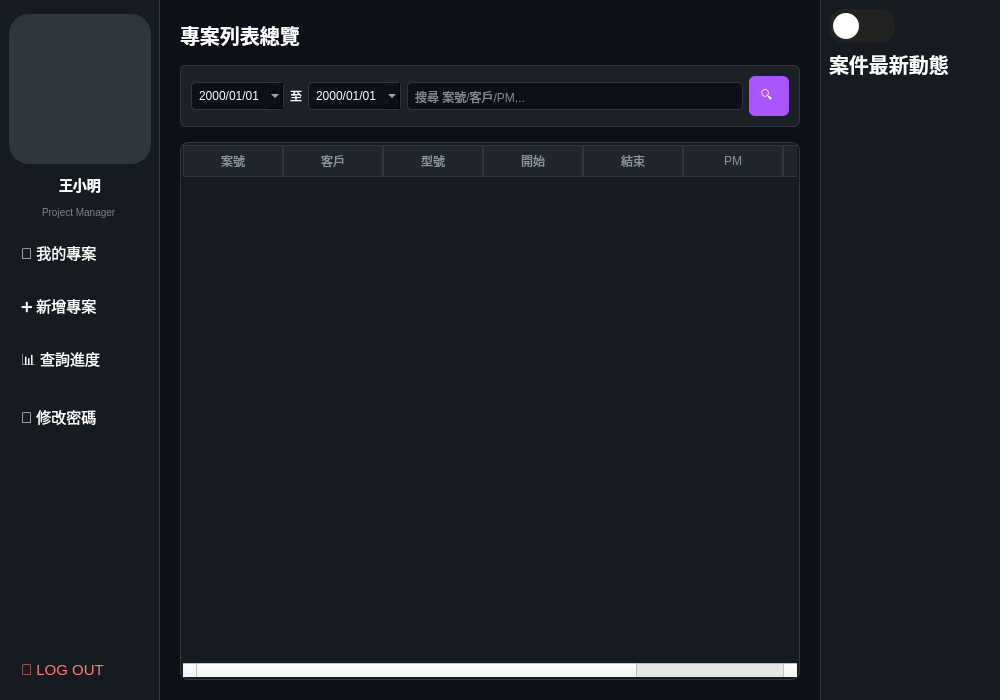
<?xml version="1.0" encoding="UTF-8"?>
<ui version="4.0">
 <class>MainWindow</class>
 <widget class="QMainWindow" name="MainWindow">
  <property name="geometry">
   <rect>
    <x>0</x>
    <y>0</y>
    <width>1000</width>
    <height>700</height>
   </rect>
  </property>
  <property name="windowTitle">
   <string>專案管理系統</string>
  </property>
  <property name="styleSheet">
   <string>
    QMainWindow { background-color: #0d1117; }
    QWidget { color: #ffffff; font-family: &quot;Microsoft JhengHei&quot;; }
    
    /* 左側側邊欄 */
    QFrame#leftSidebar { background-color: #161b22; border-right: 1px solid #30363d; }
    
    /* 滾動區域透明化樣式 */
    QScrollArea { border: none; background-color: transparent; }
    #scrollAreaWidgetContents { background-color: transparent; }
    
    /* 中間與右側外殼 */
    QFrame#middleContent { background-color: #0d1117; border: none; }
    QFrame#rightSidebar { background-color: #161b22; border-left: 1px solid #30363d; }

    /* 過濾工具列外殼 */
    QFrame#filterBarContainer { 
        background-color: #1c2128; 
        border: 1px solid #30363d; 
        border-radius: 6px; 
    }

    /* 表格外殼 */
    QFrame#tableContainer { 
        background-color: #161b22; 
        border: 1px solid #30363d; 
        border-radius: 8px; 
    }

    /* 表格本體 */
    QTableWidget { background-color: transparent; border: none; gridline-color: #30363d; }
    QHeaderView::section { background-color: #21262d; color: #8b949e; border: 1px solid #30363d; padding: 4px; }
    
    /* 元件樣式 */
    QLineEdit, QDateEdit { background-color: #0d1117; border: 1px solid #30363d; padding: 5px; border-radius: 4px; }
    QPushButton { background-color: transparent; border: none; text-align: left; padding: 12px; border-radius: 6px; }
    QPushButton:hover { background-color: #21262d; }
   </string>
  </property>
  <widget class="QWidget" name="centralwidget">
   <layout class="QVBoxLayout" name="rootLayout">
    <property name="spacing">
     <number>0</number>
    </property>
    <property name="margin" stdset="0">
     <number>0</number>
    </property>
    <item>
     <widget class="QScrollArea" name="mainScrollArea">
      <property name="widgetResizable">
       <bool>true</bool>
      </property>
      <widget class="QWidget" name="mainScrollAreaContents">
       <property name="geometry">
        <rect>
         <x>0</x>
         <y>0</y>
         <width>1000</width>
         <height>700</height>
        </rect>
       </property>
       <layout class="QHBoxLayout" name="globalLayout">
        <property name="spacing">
         <number>0</number>
        </property>
        <property name="margin" stdset="0">
         <number>0</number>
        </property>
        <item>
         <widget class="QFrame" name="leftSidebar">
          <property name="minimumSize">
           <size>
            <width>160</width>
            <height>0</height>
           </size>
          </property>
          <property name="maximumSize">
           <size>
            <width>160</width>
            <height>16777215</height>
           </size>
          </property>
          <layout class="QVBoxLayout" name="vLayoutLeft">
           <property name="spacing">
            <number>10</number>
           </property>
           <property name="topMargin">
            <number>14</number>
           </property>
           <item>
            <widget class="QLabel" name="profile_picture">
             <property name="minimumSize">
              <size>
               <width>100</width>
               <height>150</height>
              </size>
             </property>
             <property name="styleSheet">
              <string>width: 100px; height: 150px; background-color: #30363d; border-radius: 20%;</string>
             </property>
             <property name="text">
              <string/>
             </property>
            </widget>
           </item>
           <item alignment="Qt::AlignmentFlag::AlignHCenter">
            <widget class="QLabel" name="user_name">
             <property name="font">
              <font>
               <family>Microsoft JhengHei</family>
               <pointsize>-1</pointsize>
               <bold>true</bold>
              </font>
             </property>
             <property name="styleSheet">
              <string>font-weight: bold; font-size: 14px;</string>
             </property>
             <property name="text">
              <string>王小明</string>
             </property>
            </widget>
           </item>
           <item alignment="Qt::AlignmentFlag::AlignHCenter">
            <widget class="QLabel" name="user_position">
             <property name="styleSheet">
              <string>color: gray; font-size: 10px;</string>
             </property>
             <property name="text">
              <string>Project Manager</string>
             </property>
            </widget>
           </item>
           <item>
            <widget class="QScrollArea" name="navScrollArea">
             <property name="minimumSize">
              <size>
               <width>0</width>
               <height>400</height>
              </size>
             </property>
             <property name="styleSheet">
              <string>font-size: 15px;</string>
             </property>
             <property name="widgetResizable">
              <bool>true</bool>
             </property>
             <widget class="QWidget" name="scrollAreaWidgetContents">
              <property name="geometry">
               <rect>
                <x>0</x>
                <y>0</y>
                <width>142</width>
                <height>400</height>
               </rect>
              </property>
              <layout class="QVBoxLayout" name="vLayoutNav">
               <property name="margin" stdset="0">
                <number>0</number>
               </property>
               <item>
                <widget class="QPushButton" name="my_projects_btn">
                 <property name="text">
                  <string>📁 我的專案</string>
                 </property>
                </widget>
               </item>
               <item>
                <widget class="QPushButton" name="add_project_btn">
                 <property name="text">
                  <string>➕ 新增專案</string>
                 </property>
                </widget>
               </item>
               <item>
                <widget class="QPushButton" name="check_progress_btn">
                 <property name="text">
                  <string>📊 查詢進度</string>
                 </property>
                </widget>
               </item>
               <item>
                <widget class="QPushButton" name="change_password_btn">
                 <property name="text">
                  <string>🔑 修改密碼</string>
                 </property>
                </widget>
               </item>
               <item>
                <spacer name="spInternal">
                 <property name="orientation">
                  <enum>Qt::Orientation::Vertical</enum>
                 </property>
                 <property name="sizeHint" stdset="0">
                  <size>
                   <width>0</width>
                   <height>0</height>
                  </size>
                 </property>
                </spacer>
               </item>
              </layout>
             </widget>
            </widget>
           </item>
           <item>
            <spacer name="spBottom">
             <property name="orientation">
              <enum>Qt::Orientation::Vertical</enum>
             </property>
             <property name="sizeHint" stdset="0">
              <size>
               <width>0</width>
               <height>0</height>
              </size>
             </property>
            </spacer>
           </item>
           <item>
            <widget class="QPushButton" name="logout_btn">
             <property name="styleSheet">
              <string>color: #ff7b72; font-size: 15px;</string>
             </property>
             <property name="text">
              <string>🚪 LOG OUT</string>
             </property>
            </widget>
           </item>
          </layout>
         </widget>
        </item>
        <item>
         <widget class="QFrame" name="middleContent">
          <layout class="QVBoxLayout" name="vLayoutMiddle">
           <property name="spacing">
            <number>15</number>
           </property>
           <property name="margin" stdset="0">
            <number>20</number>
           </property>
           <item>
            <widget class="QLabel" name="lblMainTitle">
             <property name="font">
              <font>
               <family>Microsoft JhengHei</family>
               <pointsize>-1</pointsize>
               <bold>true</bold>
              </font>
             </property>
             <property name="styleSheet">
              <string>font-weight: bold; font-size: 20px;</string>
             </property>
             <property name="text">
              <string>專案列表總覽</string>
             </property>
            </widget>
           </item>
           <item>
            <widget class="QFrame" name="filterBarContainer">
             <layout class="QHBoxLayout" name="hLayoutFilter">
              <property name="margin" stdset="0">
               <number>10</number>
              </property>
              <item>
               <widget class="QDateEdit" name="start_date">
                <property name="styleSheet">
                 <string notr="true">/* 1. 設定日曆整體背景與文字顏色 */
QCalendarWidget QWidget {
    background-color: #21262d; /* 深色背景 */
    color: #ffffff;            /* 白色文字 */
}

/* 2. 設定日期區域的顏色 */
QCalendarWidget QAbstractItemView:enabled {
    color: #ffffff;            /* 日期數字顏色 */
    selection-background-color: #aa55ff; /* 選中日期的背景色 (紫色) */
    selection-color: #ffffff;  /* 選中日期的文字顏色 */
}

/* 3. 設定頂部導航欄 (月份和年份) */
QCalendarWidget QWidget#qt_calendar_navigationbar {
    background-color: #161b22;
}

/* 4. 設定月份選擇選單 */
QCalendarWidget QMenu {
    background-color: #21262d;
    color: #ffffff;
    border: 1px solid #30363d;
}

/* 5. 設定年份調整按鈕 (SpinBox) */
QCalendarWidget QSpinBox {
    color: #ffffff;
    background-color: #0d1117;
    selection-background-color: #aa55ff;
}

/* 6. 設定週六日或非本月日期的透明度 (選填，增加辨識度) */
QCalendarWidget QAbstractItemView:disabled {
    color: #484f58; /* 灰色，代表不可選或非本月 */
}</string>
                </property>
                <property name="displayFormat">
                 <string>yyyy/MM/dd</string>
                </property>
                <property name="calendarPopup">
                 <bool>true</bool>
                </property>
               </widget>
              </item>
              <item>
               <widget class="QLabel" name="lblT">
                <property name="text">
                 <string>至</string>
                </property>
               </widget>
              </item>
              <item>
               <widget class="QDateEdit" name="end_date">
                <property name="styleSheet">
                 <string notr="true">/* 1. 設定日曆整體背景與文字顏色 */
QCalendarWidget QWidget {
    background-color: #21262d; /* 深色背景 */
    color: #ffffff;            /* 白色文字 */
}

/* 2. 設定日期區域的顏色 */
QCalendarWidget QAbstractItemView:enabled {
    color: #ffffff;            /* 日期數字顏色 */
    selection-background-color: #aa55ff; /* 選中日期的背景色 (紫色) */
    selection-color: #ffffff;  /* 選中日期的文字顏色 */
}

/* 3. 設定頂部導航欄 (月份和年份) */
QCalendarWidget QWidget#qt_calendar_navigationbar {
    background-color: #161b22;
}

/* 4. 設定月份選擇選單 */
QCalendarWidget QMenu {
    background-color: #21262d;
    color: #ffffff;
    border: 1px solid #30363d;
}

/* 5. 設定年份調整按鈕 (SpinBox) */
QCalendarWidget QSpinBox {
    color: #ffffff;
    background-color: #0d1117;
    selection-background-color: #aa55ff;
}

/* 6. 設定週六日或非本月日期的透明度 (選填，增加辨識度) */
QCalendarWidget QAbstractItemView:disabled {
    color: #484f58; /* 灰色，代表不可選或非本月 */
}</string>
                </property>
                <property name="displayFormat">
                 <string>yyyy/MM/dd</string>
                </property>
                <property name="calendarPopup">
                 <bool>true</bool>
                </property>
               </widget>
              </item>
              <item>
               <widget class="QLineEdit" name="search">
                <property name="minimumSize">
                 <size>
                  <width>200</width>
                  <height>0</height>
                 </size>
                </property>
                <property name="placeholderText">
                 <string>搜尋 案號/客戶/PM...</string>
                </property>
               </widget>
              </item>
              <item>
               <widget class="QPushButton" name="search_btn">
                <property name="styleSheet">
                 <string>width: 16px; background-color: rgb(170, 85, 255); height: 16px;</string>
                </property>
                <property name="text">
                 <string>🔍</string>
                </property>
               </widget>
              </item>
             </layout>
            </widget>
           </item>
           <item>
            <widget class="QFrame" name="tableContainer">
             <layout class="QVBoxLayout" name="vLayoutTableWrap">
              <property name="margin" stdset="0">
               <number>2</number>
              </property>
              <item>
               <widget class="QTableWidget" name="my_project_table">
                <property name="columnCount">
                 <number>8</number>
                </property>
                <column>
                 <property name="text">
                  <string>案號</string>
                 </property>
                </column>
                <column>
                 <property name="text">
                  <string>客戶</string>
                 </property>
                </column>
                <column>
                 <property name="text">
                  <string>型號</string>
                 </property>
                </column>
                <column>
                 <property name="text">
                  <string>開始</string>
                 </property>
                </column>
                <column>
                 <property name="text">
                  <string>結束</string>
                 </property>
                </column>
                <column>
                 <property name="text">
                  <string>PM</string>
                 </property>
                </column>
                <column>
                 <property name="text">
                  <string>狀態</string>
                 </property>
                </column>
                <column>
                 <property name="text">
                  <string>進度</string>
                 </property>
                </column>
               </widget>
              </item>
             </layout>
            </widget>
           </item>
          </layout>
         </widget>
        </item>
        <item>
         <widget class="QFrame" name="rightSidebar">
          <property name="minimumSize">
           <size>
            <width>180</width>
            <height>0</height>
           </size>
          </property>
          <property name="maximumSize">
           <size>
            <width>180</width>
            <height>16777215</height>
           </size>
          </property>
          <layout class="QVBoxLayout" name="vLayoutRight">
           <item>
            <widget class="QCheckBox" name="switch_dark_light_mode">
             <property name="sizePolicy">
              <sizepolicy hsizetype="Fixed" vsizetype="Fixed">
               <horstretch>0</horstretch>
               <verstretch>0</verstretch>
              </sizepolicy>
             </property>
             <property name="styleSheet">
              <string notr="true">QCheckBox {
  background-color: #222;  /* 深色背景 */
  border-radius: 15px;
  padding: 2px;
  width: 30px;
  height: 30px;
}
QCheckBox::indicator {
  width: 26px;
  height: 26px;
  border-radius: 13px;
  background: white;  /* 滑塊白色 */
  position: relative;
  left: 2px;
  transition: left 0.2s;
}
QCheckBox::indicator:checked {
  left: 32px;  /* 滑塊往右移 */
  background: orange; /* 滑塊變橘色或放月牙圖案 */
}</string>
             </property>
             <property name="text">
              <string/>
             </property>
            </widget>
           </item>
           <item>
            <widget class="QLabel" name="lblRightTitle">
             <property name="font">
              <font>
               <family>Microsoft JhengHei</family>
               <pointsize>-1</pointsize>
               <bold>true</bold>
              </font>
             </property>
             <property name="styleSheet">
              <string>font-weight: bold; font-size: 20px;</string>
             </property>
             <property name="text">
              <string>案件最新動態</string>
             </property>
            </widget>
           </item>
           <item>
            <widget class="QListWidget" name="project_new_Status">
             <property name="styleSheet">
              <string>background-color: transparent; border: none;</string>
             </property>
            </widget>
           </item>
          </layout>
         </widget>
        </item>
       </layout>
      </widget>
     </widget>
    </item>
   </layout>
  </widget>
 </widget>
 <resources/>
 <connections/>
</ui>
